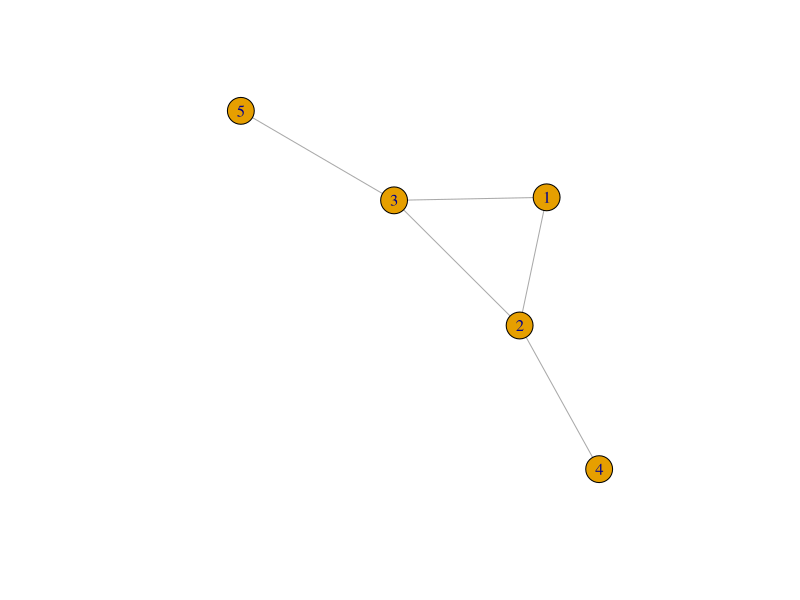

Source code (R): (Note: this script raises an error after producing the figure.)
# explore igraph

library(igraph)
library(tidyverse)


# constructors

adj_list_tibble <- tribble(
  ~from, ~to,
  1L, 2L,
  1L, 3L,
  2L, 3L,
  2L, 4L,
  3L, 5L
)

adj_matrix <- matrix(
  data = c(FALSE, TRUE, TRUE, FALSE, FALSE,
           TRUE, FALSE, TRUE, TRUE, FALSE,
           TRUE, TRUE, FALSE, FALSE, TRUE,
           FALSE, TRUE, FALSE, FALSE, FALSE,
           FALSE, FALSE, TRUE, FALSE, FALSE),
  byrow = TRUE, ncol = 5
)

bull <- make_graph("bull")
mb1 <- graph(edges = c(1, 2, 1, 3, 2, 3, 2, 4, 3, 5), directed = FALSE)
mb2 <- make_graph(edges =  c(1, 2, 1, 3, 2, 3, 2, 4, 3, 5), directed = FALSE)
mb3 <- graph_from_data_frame(adj_list_tibble, directed = FALSE)
mb4 <- graph_from_adjacency_matrix(adj_matrix, mode = "undirected")
mb5 <- graph_from_edgelist(as.matrix(adj_list_tibble), directed = FALSE)

plot(mb3)


identical_graphs(mb1, mb2) # graph & make_graph
identical_graphs(mb1, mb3)
identical_graphs(mb1, mb4) # ... & graph_from_adjacency_matrix
identical_graphs(mb1, mb5) # ... & graph_from_edgelist
identical_graphs(bull, mb1)

identical_graphs(bull, mb3)
identical_graphs(bull, mb4)

attributes(bull)
attributes(mb1)

as_edgelist(bull)
as_edgelist(mb1)
identical(as_edgelist(bull), as_edgelist(mb1))
identical(as_edgelist(bull), as_edgelist(mb2))
identical(as_edgelist(bull), as_edgelist(mb3))
identical(as_edgelist(bull), as_edgelist(mb4))
identical(as_edgelist(bull), as_edgelist(mb5))

map(list(bull, mb1, mb2, mb3, mb4, mb5), as_edgelist)
map(list(bull, mb1, mb2, mb3, mb4, mb5), as_adj)
map(list(bull, mb1, mb2, mb3, mb4, mb5), as_adj_edge_list)
map(list(bull, mb1, mb2, mb3, mb4, mb5), as_adjacency_matrix)

E(bull)
V(bull)
E(mb3)
V(mb3)

names(mb3)
names(V(mb3))
attributes(V(mb3))

names(V(mb3)) <- NULL
